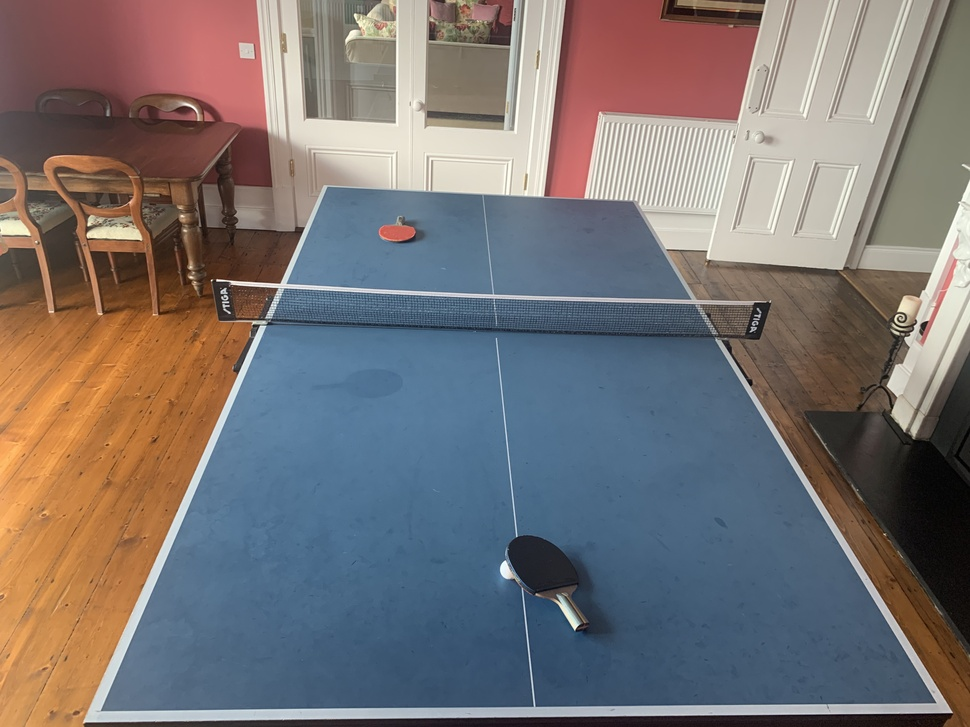
#> input picture IGNORE/python_vision_practise/Table4.jpg, 970 x 727 px, shrunk from 4032 x 3024 before the run
$ python harris_corner.py
#> lines starting #> are read from the running program, lines starting #| are printed output that depends on the picture
import numpy as np
import cv2

image = cv2.imread('../Table4.jpg')
#> image is the input picture: shape (727, 970, 3); mean B, G, R 114.8, 114.9, 120.7

gray = cv2.cvtColor(image, cv2.COLOR_BGR2GRAY)
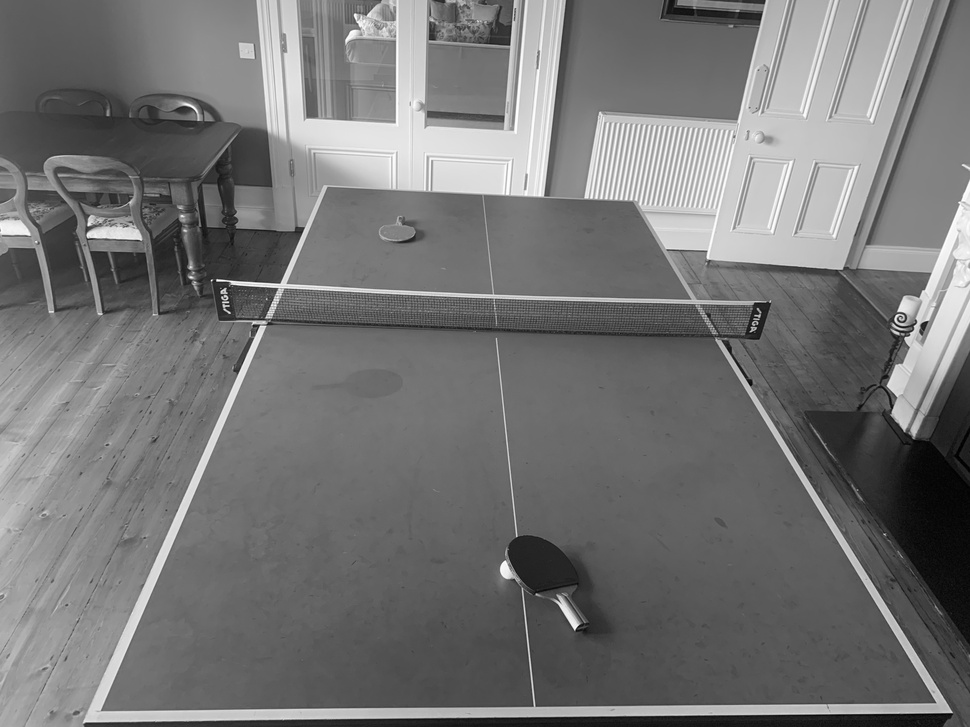
#> gray: shape (727, 970); min 0, max 254, mean 116.6

image_flt = np.float32(gray)

dst = cv2.cornerHarris(image_flt, 20, 3,10)
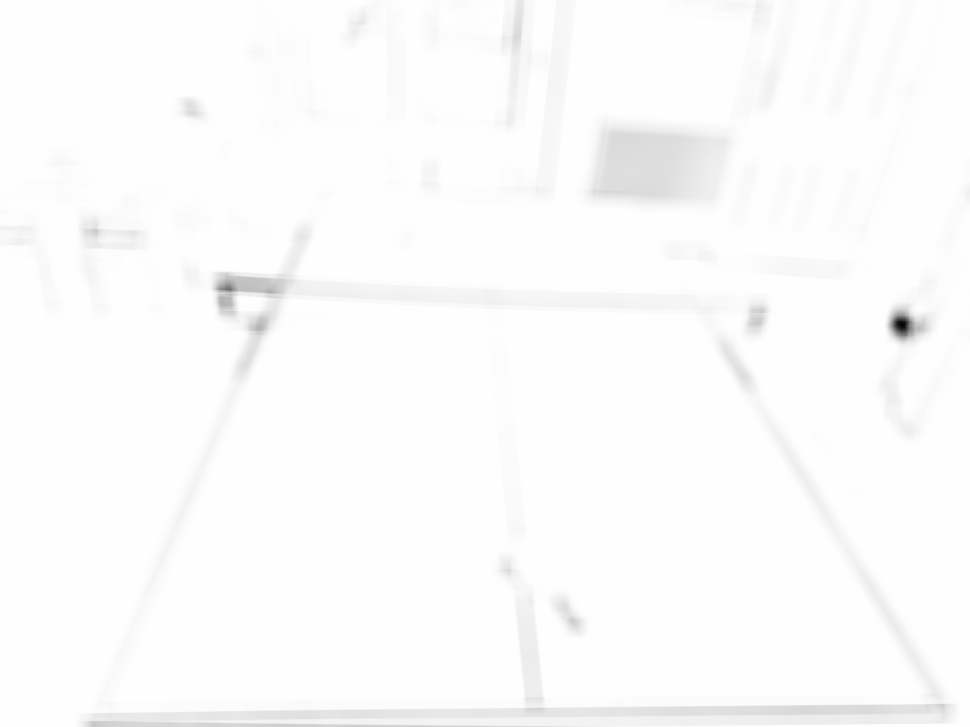
#> dst: shape (727, 970) float32; min -1.07e+09, max -0.0215, mean -10469558; drawn with min black and max white

dst = cv2.dilate(dst, None)

image[dst > 0.01 * dst.max()] = [0, 0, 255]

cv2.imshow('Detected corners', image)

cv2.waitKey(0)

cv2.destroyAllWindows()
